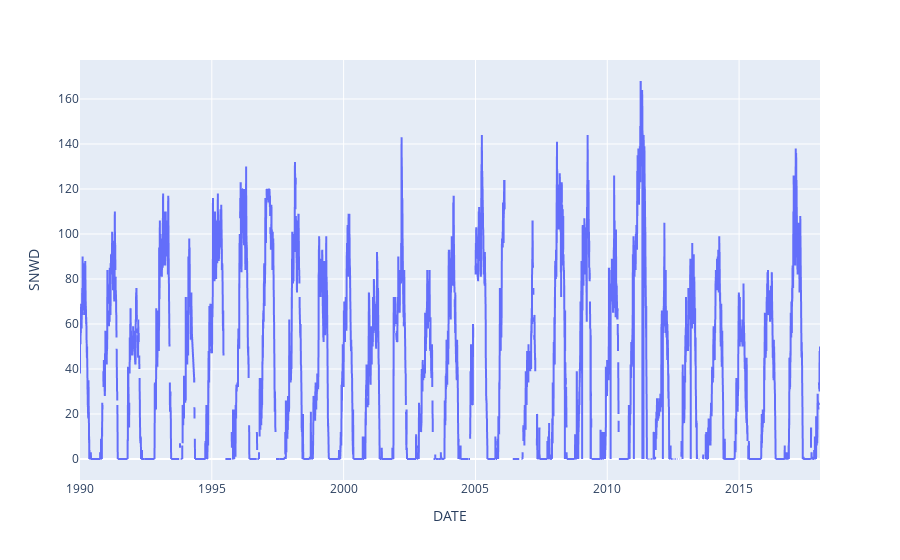

The notebook cell saved with this chart:
### Code cell
(alta
.plot(x="DATE", y='SNWD'))

### Figure 1 — Plotly figure (JSON) as saved in the notebook; plotly's stock layout.template omitted (floating-point values rounded to 4 significant figures; data arrays with more than 128 entries replaced by an {"elided": "..."} marker saying what was removed)
{"data": [{"hovertemplate": "DATE=%{x}<br>SNWD=%{y}<extra></extra>", "legendgroup": "", "line": {"color": "#636efa", "dash": "solid"}, "marker": {"symbol": "circle"}, "mode": "lines", "name": "", "showlegend": false, "type": "scattergl", "x": {"elided": "10025 str values"}, "xaxis": "x", "y": {"elided": "10025 int values"}, "yaxis": "y"}], "layout": {"legend": {"tracegroupgap": 0}, "margin": {"t": 60}, "xaxis": {"anchor": "y", "domain": [0, 1], "title": {"text": "DATE"}}, "yaxis": {"anchor": "x", "domain": [0, 1], "title": {"text": "SNWD"}}}}
